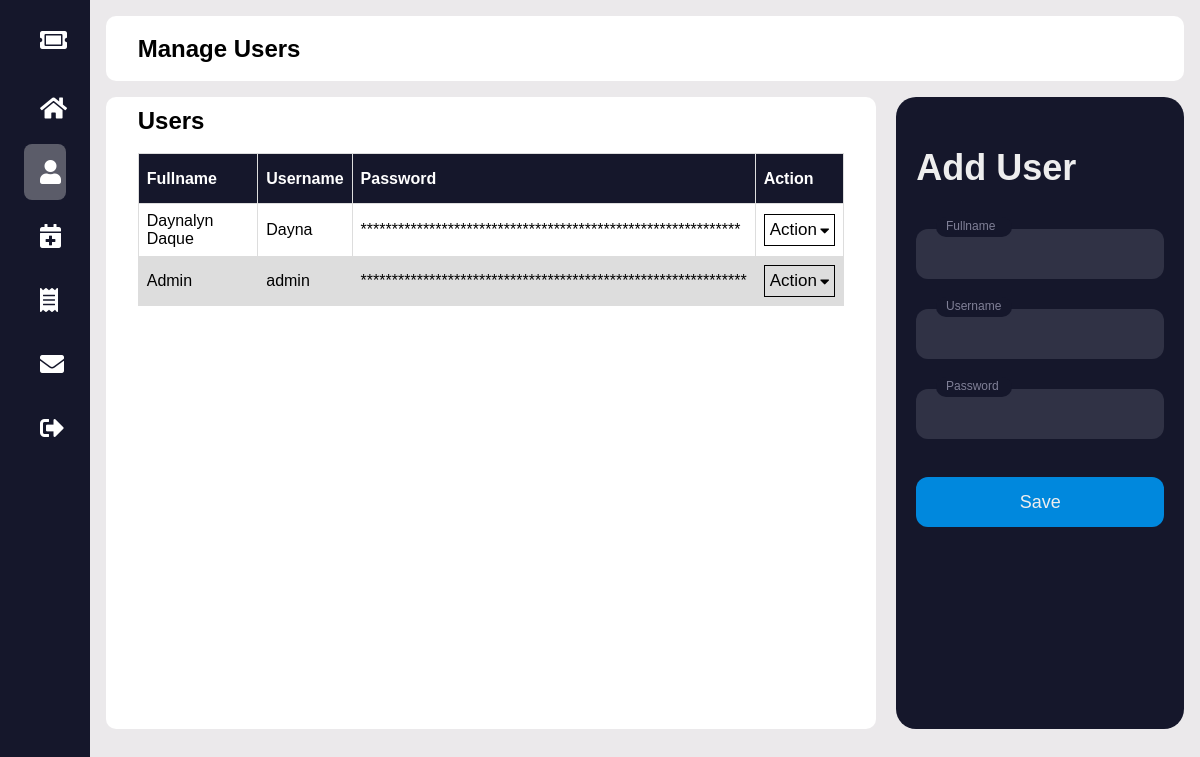
The page /manage_users.php on the database its author committed.
### tables this page shows
CREATE TABLE `user` (
  `user_ID` int(255) NOT NULL,
  `fullname` varchar(255) NOT NULL,
  `username` varchar(255) NOT NULL,
  `password` varchar(255) NOT NULL
);

### manage_users.php (the view, shortened to what this page needs)
<?php
include 'connection.php';
$select = mysqli_query($conn, "SELECT * FROM user");
?>
<!DOCTYPE html>
<html>
<head>
    <link rel="stylesheet" href="assets/admin/css/manage_users.css">
    <link rel="stylesheet" href="assets/fontawesome-free-5.15.4-web/css/all.min.css">
</head>
<body>
    <div class="sidebar">
    <ul class="menu">
    <li class="logo"><a href="#">
        <i class="fas fa-ticket-alt"></i>
        </a>
    </li>
    <li>
        <a href="admin.php">
        <i class="fas fa-home"></i>
        </a>
    </li>
    <li class="active"><a href="manage_users.php">
        <i class="fas fa-user"></i>
        </a>
    </li>
    <li>
        <a href="ManageEvent.php">
        <i class="fas fa-calendar-plus"></i>
        </a>
    </li>
    <li><a href="reports.php">
        <i class="fas fa-receipt"></i>
        </a>
    </li>
    <li class="">
        <a href="message.php">
        <i class="fas fa-envelope"></i>
        </a>
    </li>
    <li><a href="login.php" class="logout">
        <i class="fas fa-sign-out-alt"></i>
        </a>
    </li>
    </ul>
</div>
<div class="main-content">
    <div class="header-wrapper">
        <div class="header-title">
            <h2>Manage Users</h2>
        </div>
</div>
<div class="content-wrapper">
<div class="Users">
                <div class="list">
                    <div class="cardHeader">
                    <h2>Users</h2>
                    <br>
                    </div>
                    <table>
                    <thead>
                            <tr>
                                 <th>Fullname</th>
                                 <th> Username</th>
                                 <th>Password</th>
                                 <th>Action</th>
                            </tr>
                        </thead>
                        <tbody>
                  <?php while($row = mysqli_fetch_assoc($select)){ ?>
                        <tr>
                      <td><?php echo $row['fullname']; ?></td>
                      <td><?php echo $row['username']; ?></td>
                      <td><?php echo str_repeat('*', strlen($row['password'])); ?></td>
                      <td>
                      <div class="action-dropdown">
                        <button class="action-btn">Action <i class="fas fa-caret-down"></i></button>
                    </div>
                      </td>
                    </tr>
                  <?php }
                    ?>
                        </tbody>
                    </table>
                </div>
                </div>
<div class="forms">
    <form method="post">
        <div class="title">Add User</div>
        <div class="form-group ic1">
            <input type="text" id="fullname" name="fullname" class="input" required>
            <div class="cut"></div>
            <label for="fullname" class="placeholder">Fullname</label>
        </div>
        <div class="form-group ic2">
            <input type="text" id="username" name="username" class="input" required>
            <div class="cut"></div>
            <label for="username" class="placeholder">Username</label>
        </div>
        <div class="form-group ic2">
            <input type="password" id="password" name="password" class="input" required>
            <div class="cut"></div>
            <label for="password" class="placeholder">Password</label>
        </div>
    <button type="submit" class="submit" name="addSubmit">Save</button>
    </form>
</div>
</div>
</div>
</body>
</html>

### assets/admin/css/manage_users.css (style rules this page uses)
* { font-family: "Poppins", sans-serif; margin: 0; padding: 0; outline: none; border: none; box-sizing: border-box; }
body { display: flex; }
.sidebar { position: sticky; top: 0; left: 0; bottom: 0; width: 110px; height: 100vh; padding: 0 1.5rem; color: #fff; overflow: hidden; transition: all 0.5s linear; background: #15172b;; }
.menu { height: 88%; position: relative; list-style: none; padding: 0; }
.menu li { padding: 1rem; margin: 8px 0; border-radius: 8px; transition: all 0.5s ease-in-out; }
.menu li:hover, .active { background: #e0e0e058; }
.logo { margin: 15px 0; }
.menu a { color: #fff; font-size: 14px; text-decoration: none; display: flex; align-items: center; gap: 1.5rem; }
.menu a i { font-size: 1.5rem; }
.main-content { position: relative; background: #ebe9eb; width: 100%; padding: 1rem; }
.header-wrapper { display: flex; justify-content: space-between; align-items: center; flex-wrap: wrap; background: #fff; border-radius: 10px; padding: 10px 2rem; margin-bottom: 1rem; height: 65px; }
.header-title { color: black; }
.content-wrapper { display: flex; align-items: flex-start; }
.Users { width: 80%; background: #fff; border-radius: 10px; padding: 10px 2rem; margin-bottom: 1rem; height: 79vh; }
.forms { background-color: #15172b; box-sizing: border-box; border-radius: 20px; padding: 20px; width: 320px; height: 79vh; margin-left: 20px; }
.title { color: #eee; font-family: sans-serif; font-size: 36px; font-weight: 600; margin-top: 30px; }
.form-group { height: 50px; position: relative; width: 100%; }
.ic1 { margin-top: 40px; }
.ic2 { margin-top: 30px; }
.input { background-color: #303245; border-radius: 12px; border: 0; box-sizing: border-box; color: #eee; font-size: 18px; height: 100%; outline: 0; padding: 4px 20px 0; width: 100%; }
.cut { background-color: #15172b; border-radius: 10px; height: 20px; left: 20px; position: absolute; top: -20px; transform: translateY(0); transition: transform 200ms; width: 76px; }
.input:focus ~ .cut, .input:not(:placeholder-shown) ~ .cut { transform: translateY(8px); }
.placeholder { color: #65657b; font-family: sans-serif; left: 20px; line-height: 14px; pointer-events: none; position: absolute; transform-origin: 0 50%; transition: transform 200ms, color 200ms; top: 20px; }
.input:focus ~ .placeholder, .input:not(:placeholder-shown) ~ .placeholder { transform: translateY(-30px) translateX(10px) scale(0.75); }
.input:not(:placeholder-shown) ~ .placeholder { color: #808097; }
.submit { background-color: #08d; border-radius: 12px; border: 0; box-sizing: border-box; color: #eee; cursor: pointer; font-size: 18px; height: 50px; margin-top: 38px; outline: 0; text-align: center; width: 100%; }
.action-dropdown { display: flex; justify-content: center; align-items: center; }
.action-btn { background-color: transparent; color: black; padding: 5px; border: 1px solid black; cursor: pointer; display: flex; align-items: center; font-size: 17px; }
.action-btn i { margin-left: 3px; font-size: 15px; }

### manage_users.php (style rules this page uses)
table { font-family: arial, sans-serif; border-collapse: collapse; width: 100%; }
td, th { border: 1px solid #dddddd; text-align: left; padding: 8px; }
th { background-color: #15172b; color: white; height: 50px; }
tr:nth-child(even) { background-color: #dddddd; }

### rows shown on the page
user: fullname "Daynalyn Daque", username "Dayna", password "*************************************************************"
user: fullname "Admin", username "admin", password "**************************************************************"
